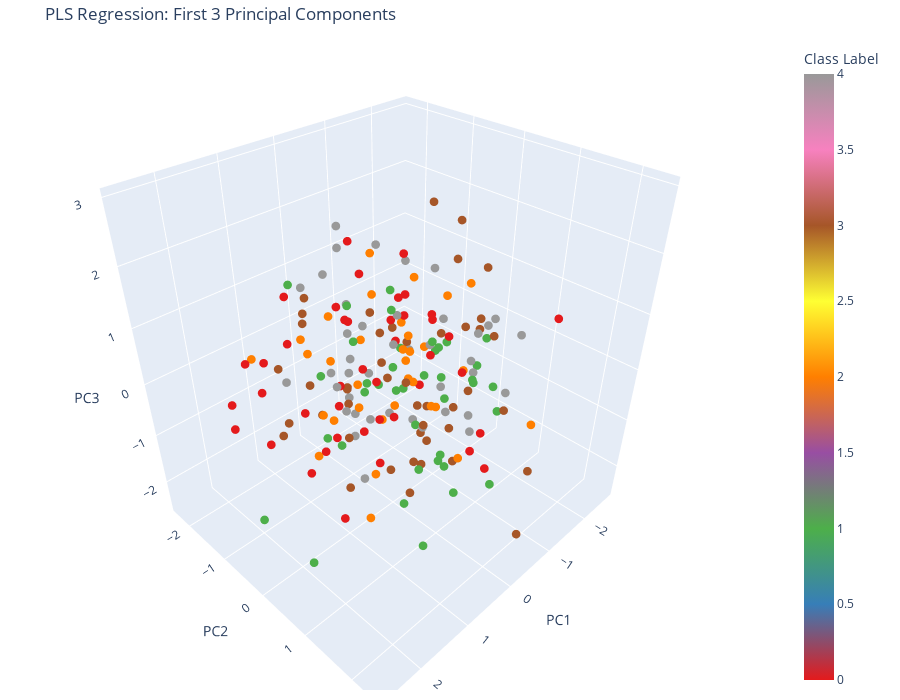

The notebook cell this image was saved under:
### Markdown cell above
https://stackoverflow.com/questions/18390150/pls-da-algorithm-in-python

### Code cell
import numpy as np
import pandas as pd
from sklearn.cross_decomposition import PLSRegression
from sklearn.preprocessing import StandardScaler
import plotly.express as px

# サンプルデータの生成
np.random.seed(42)
X = np.random.randn(200, 10)  # 200サンプル、10特徴量
y = np.random.randint(0, 5, 200)  # 5クラスのラベル

# データの標準化
scaler = StandardScaler()
X_scaled = scaler.fit_transform(X)

# PLS回帰モデルの構築
n_components = 3  # 主成分の数
pls = PLSRegression(n_components=n_components)
pls.fit(X_scaled, y)

# 主成分スコアの取得
X_scores = pls.x_scores_

# データフレームの作成
df = pd.DataFrame(
    {"PC1": X_scores[:, 0], "PC2": X_scores[:, 1], "PC3": X_scores[:, 2], "Label": y}
)

# 3次元散布図の作成（マーカーサイズを小さく設定）
fig = px.scatter_3d(
    df,
    x="PC1",
    y="PC2",
    z="PC3",
    color="Label",
    title="PLS Regression: First 3 Principal Components",
    labels={
        "PC1": "First Principal Component",
        "PC2": "Second Principal Component",
        "PC3": "Third Principal Component",
        "Label": "Class Label",
    },
    color_continuous_scale=px.colors.qualitative.Set1,
    size_max=5,
)  # マーカーの最大サイズを小さく設定

# マーカーサイズをさらに調整
fig.update_traces(marker=dict(size=3))  # すべてのマーカーのサイズを3に設定

# レイアウトの調整
fig.update_layout(
    scene=dict(xaxis_title="PC1", yaxis_title="PC2", zaxis_title="PC3"),
    width=900,
    height=700,
    margin=dict(r=20, b=10, l=10, t=40),
)

# グラフの表示
fig.show()

### Figure 1 — Plotly figure (JSON) as saved in the notebook; plotly's stock layout.template omitted (floating-point values rounded to 4 significant figures; data arrays with more than 128 entries replaced by an {"elided": "..."} marker saying what was removed)
{"data": [{"hovertemplate": "First Principal Component=%{x}<br>Second Principal Component=%{y}<br>Third Principal Component=%{z}<br>Class Label=%{marker.color}<extra></extra>", "legendgroup": "", "marker": {"color": {"elided": "200 int values"}, "coloraxis": "coloraxis", "size": 3, "symbol": "circle"}, "mode": "markers", "name": "", "scene": "scene", "showlegend": false, "type": "scatter3d", "x": {"elided": "200 float values"}, "y": {"elided": "200 float values"}, "z": {"elided": "200 float values"}}], "layout": {"coloraxis": {"colorbar": {"title": {"text": "Class Label"}}, "colorscale": [[0, "rgb(228,26,28)"], [0.125, "rgb(55,126,184)"], [0.25, "rgb(77,175,74)"], [0.375, "rgb(152,78,163)"], [0.5, "rgb(255,127,0)"], [0.625, "rgb(255,255,51)"], [0.75, "rgb(166,86,40)"], [0.875, "rgb(247,129,191)"], [1, "rgb(153,153,153)"]]}, "height": 700, "legend": {"tracegroupgap": 0}, "margin": {"b": 10, "l": 10, "r": 20, "t": 40}, "scene": {"domain": {"x": [0, 1], "y": [0, 1]}, "xaxis": {"title": {"text": "PC1"}}, "yaxis": {"title": {"text": "PC2"}}, "zaxis": {"title": {"text": "PC3"}}}, "title": {"text": "PLS Regression: First 3 Principal Components"}, "width": 900}}
